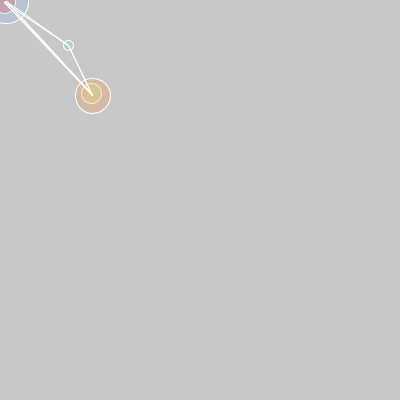
Frame 1 (no input)
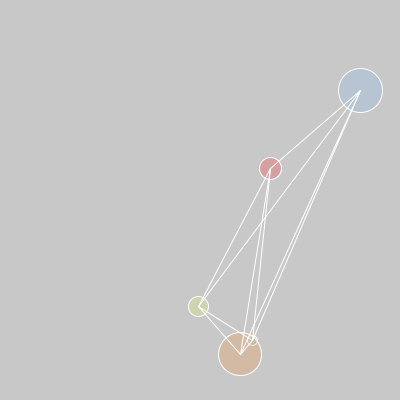
Frame 60 (the mouse pressed at the canvas centre just before this capture)
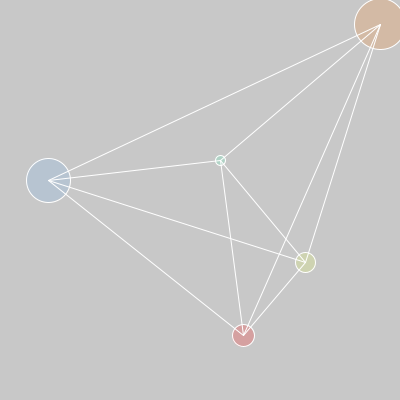
Frame 120 (the mouse held since frame 60 and released just before this capture)

The Processing sketch that drew these frames (run headless with seeded random() and noise(); from frame 60 on, the mouse is pressed at the canvas centre):

// Processing sketch: processing_43022
// ── processing_43022.pde

float x1 = 0;
float y1 = 0;
float x1Speed = 4.5;//zheli yong shuzhi kongzhi xiaoqiu xingjin de jiaodu 
float y1Speed = 2.8;//x bu deng yu y de shihou xiaoqiu jiu buhui yanzhe duijiao xian xingjin
float r1 = 22;

float x2 = 0;
float y2 = 0;
float x2Speed = 6;//zheli yong shuzhi kongzhi xiaoqiu xingjin de jiaodu 
float y2Speed = 1.5;//x bu deng yu y de shihou xiaoqiu jiu buhui yanzhe duijiao xian xingjin
float r2 = 44;

float x3 = 60;
float y3 = 40;
float x3Speed = 8;
float y3Speed = 5;
float r3 = 10;

float x4 = 90;
float y4 = 90;
float x4Speed = 1.8;
float y4Speed = 3.6;
float r4 = 20;

float x5 = 90;
float y5 = 90;
float x5Speed = 2.5; 
float y5Speed = 5.5;
float r5 = 35;

float r;
float g;
float b;
float a;


void setup(){
  size(400,400);
}

void draw(){
  background(200);
  smooth();
  frameRate(30);
  x1 = x1 + x1Speed;
  y1 = y1 + y1Speed;
  
   x2 = x2 + x2Speed;
  y2 = y2 + y2Speed;
  
  x3 = x3+x3Speed;
  y3 = y3 + y3Speed;
  
  x4 = x4 + x4Speed;
  y4 = y4 + y4Speed;
  
  x5 = x5 + x5Speed;
  y5 = y5 + y5Speed;
  
  
  if((x1 > width-11)||(x1 < 0)){
    x1Speed = x1Speed * -1;
    r1= 64;
  }
    if((x2 > width-22)||(x2 < 0)){
    x2Speed = x2Speed * -1;
    r2= 80;
  }
  
  if((x3 > width-5)||(x3 < 0)){
    x3Speed =x3Speed * -1;
    r3 = 20;
    
  }
  
  if((x4 > width-10)||(x4 < 0)){
    x4Speed =x4Speed * -1;
    r4 = 25;
    
  }
  
  
  if((x5 > width-17.5)||(x5 < 0)){
    x5Speed =x5Speed * -1;
    r5 = 55;
    
  }
  
  if((y1 > height -11)||(y1 < 0)){
    y1Speed = y1Speed * -1;
    r1 = 64;
  }
  
    if((y2 > height -22)||(y2 < 0)){
    y2Speed = y2Speed * -1;
    r2 = 80;
  }
  
    if((y3 > height -5)||(y3 < 0)){
    y3Speed = y3Speed * -1;
    r3 = 20;
  }
  
     if((y4 > height -10)||(y3 < 0)){
    y4Speed = y4Speed * -1;
    r4 = 25;
  }
  
  if((y5 > height -17.5)||(y5 < 0)){
    y5Speed = y5Speed * -1;
    r5 = 55;
  }
  
  r = random(0,255);
  g = random(0,255);
  b = random(0,255);
  a = random(0,255);
  
  stroke(255);
  fill(#FF1F1F,60);//liang ge yuan de suijiyanse yiyang 
  ellipse(x1,y1,r1,r1);
  fill(#5AABFF,40);
  ellipse(x2,y2,r2,r2);
  fill(#52FFBE,50);
  ellipse(x3,y3,r3,r3);
  fill(#E7FF52,50);

  ellipse(x4,y4,r4,r4);
   fill(#FF7D12,50);
  
  ellipse(x5,y5,r5,r5);
 
  line(x1,y1,x2,y2);//xian lai lianjie liangge xiaoqiu yuandian
  line(x1,y1,x3,y3);
  line(x2,y2,x3,y3);
  line(x2,y2,x4,y4);
  line(x4,y4,x1,y1);
  line(x4,y4,x3,y3);
  line(x5,y5,x4,y4);
  line(x5,y5,x3,y3);
  line(x5,y5,x2,y2);
  line(x5,y5,x1,y1);
  
  r1 = r1 -2 ;
  r1 = constrain(r1,22, 64);
  
  r2 = r2 -2 ;
  r2 = constrain(r2,44, 80);
  
    r3 = r3 -2 ;
  r3 = constrain(r3,10, 20);
  
   r4 = r4 -2 ;
  r4 = constrain(r4,20, 25);
  
   r5 = r5 -2 ;
  r5 = constrain(r5,35, 55);
  
}
